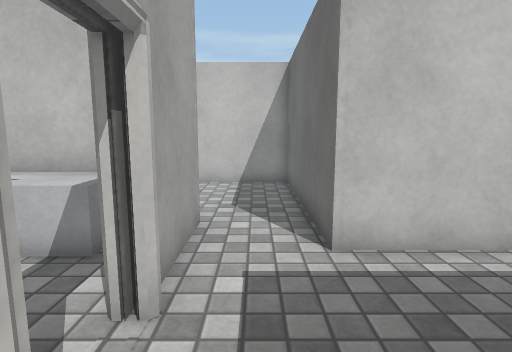
[1] (above)

20 first-person views from a walk through a Unity game level. The camera is 1.2 m above the floor, tilts 8° down and sees 80° across. Doors are open. The floor is counted in squares, 0.54 m on a side. Each view is taken from the middle of a square. On the plan, view 1 faces up. The plan holds only what a view shows up to about 18 squares ahead; the rest is blank. The place goes on beyond the plan. The player is left out. Surface patterns are stand-ins for the level's own textures.

[2]
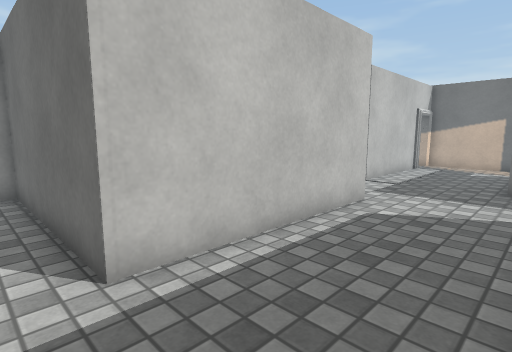

[3]
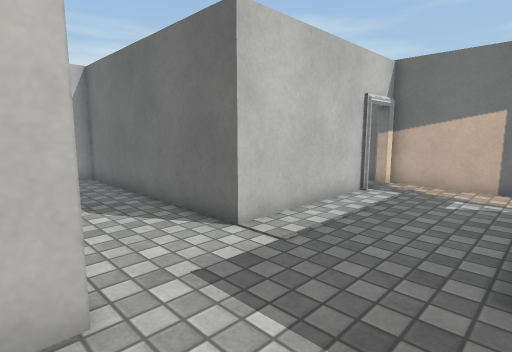

[4]
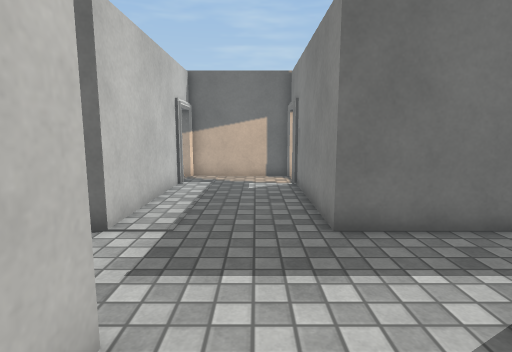

[5]
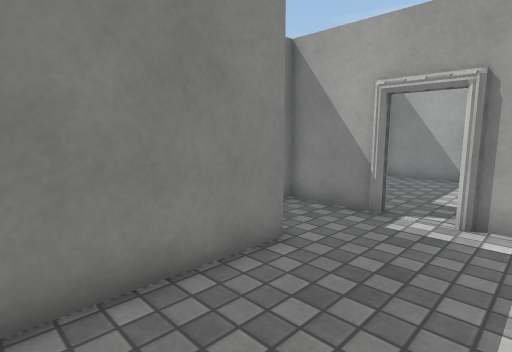

[6]
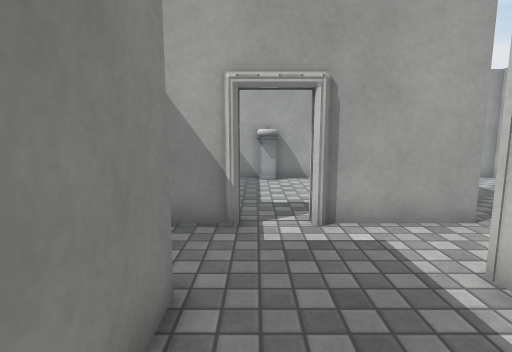

[7]
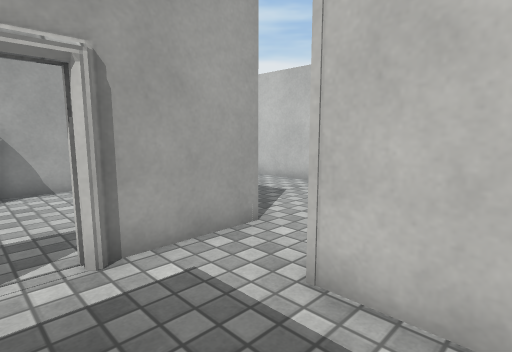

[8]
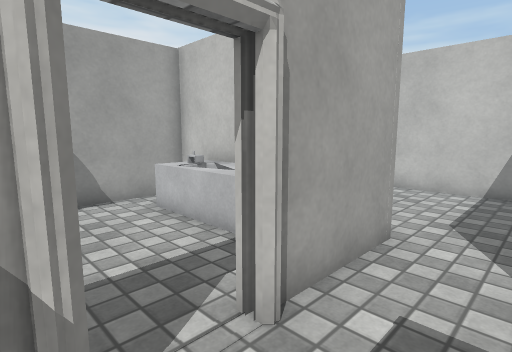

[9]
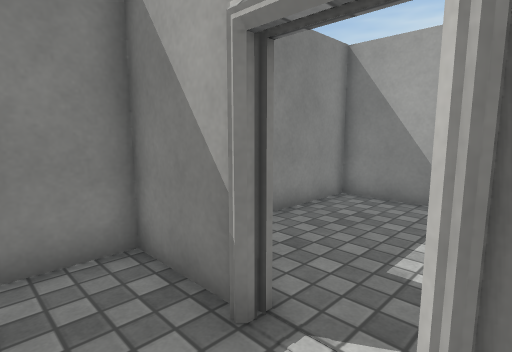

[10]
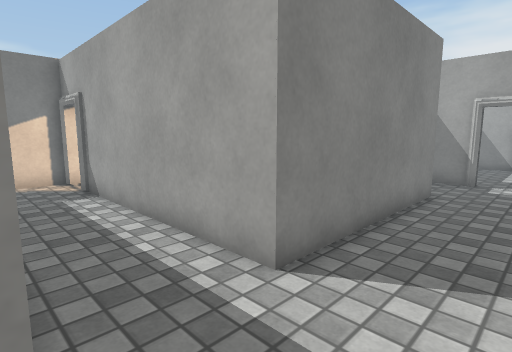

[11]
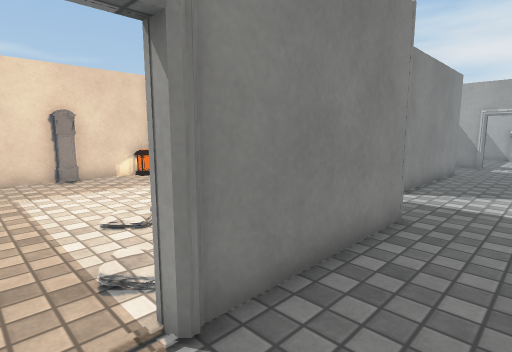

[12]
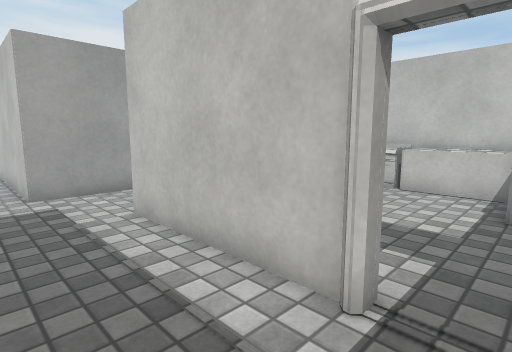

[13]
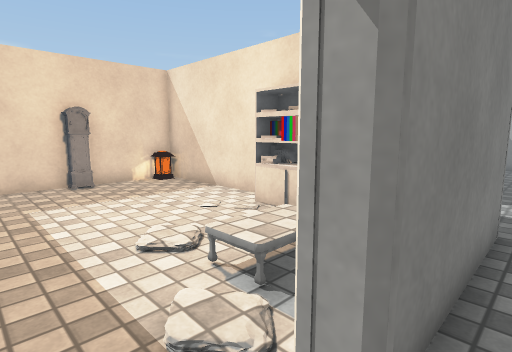

[14]
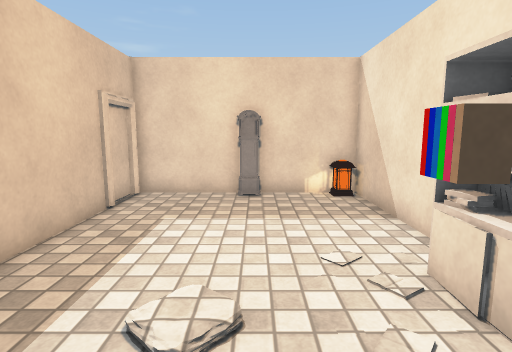

[15]
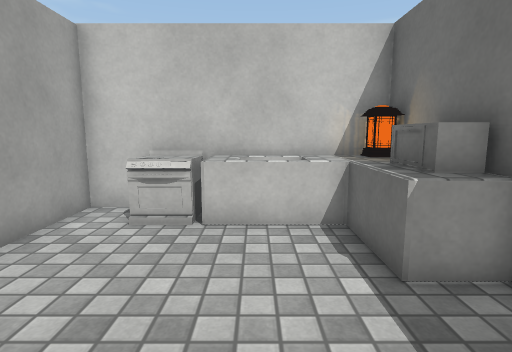

[16]
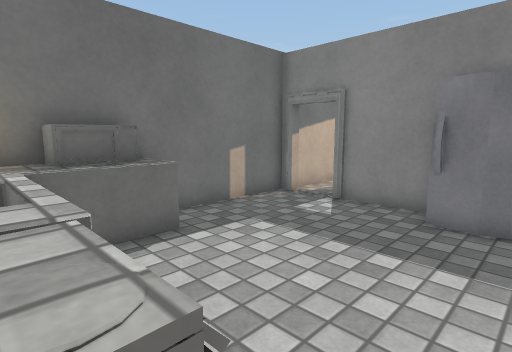

[17]
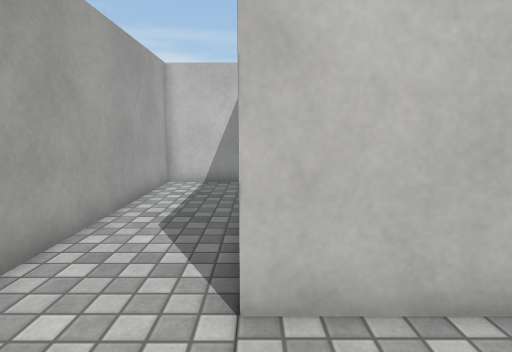

[18]
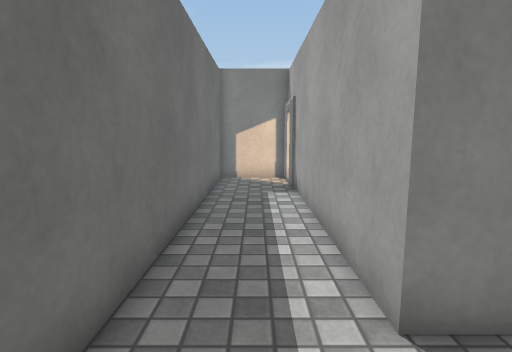

[19]
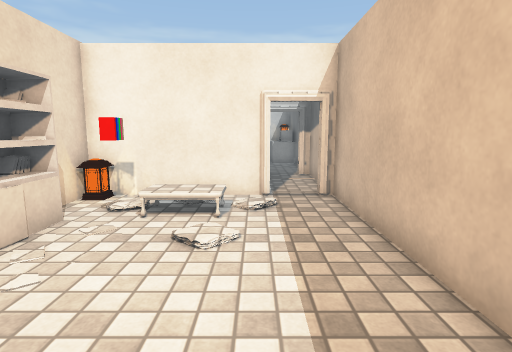

[20]
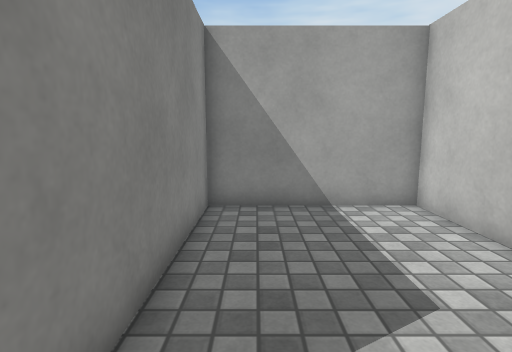

### Floor plan
Key: @ floor where view 1 was taken; # wall or solid block; . floor; / step, stairs or slope; D open door; = window, fence, low wall or low ledge; ^ raised ledge; B bookshelf; L lamp; C clock; K books; A cabinet; O other object.
Columns run from 9 left of view 1 to 23 right of it. Each row starts with its distance up from view 1.
 18                    ######^^^^^^##
 17                    #...#.^^^^^^L#
 16                    #...#.==^^^^^^
 15                    #...#......^^^
 14 ###########        #...#......^^^
 13 #.........#        #...#.......^#
 12 #.........#        #...#........#
 11 #.........#        #...#........#
 10 #.........#        #...#........#
  9 #.........#        #...#.##.....#
  8 #.........#        #...#######DD#
  7 #########.#        #...#######DD#
  6 #^^==^^##.##########............#
  5 #.====.##.......................#
  4 #......##.......................#
  3 # .....DD.......................#
  2 # .....DD..............#######DD#
  1 #......##..#########...L../.....#
  0 #......##@.        #...#..OOO...#
 -1 #..... ##..        #...#BKKOO...#
 -2 #####  ####        #...BBK......#
 -3                    #...BA.......#
 -4                    #...#B.......#
 -5                    #...#........#
 -6                    #...#........#
 -7                    #...#........#
 -8                    #...#........#
 -9                    D...#........#
-10                    D...#........#
-11                    #####L##CC####

Positions as (right, up) in squares from view 1, and headings:
1: (0, 0), facing up
2: (0, 1), facing up-right
3: (9, 2), facing up-right
4: (7, 4), facing right
5: (7, 5), facing down-left
6: (6, 2), facing left
7: (4, 2), facing up-left
8: (1, 1), facing up-left
9: (1, 4), facing down-left
10: (14, 4), facing down-left
11: (22, 5), facing down-left
12: (22, 4), facing up-left
13: (22, 3), facing down-left
14: (18, 1), facing down
15: (19, 9), facing up
16: (15, 17), facing down-right
17: (14, 4), facing up
18: (12, 4), facing down
19: (20, -9), facing up
20: (0, 9), facing left
